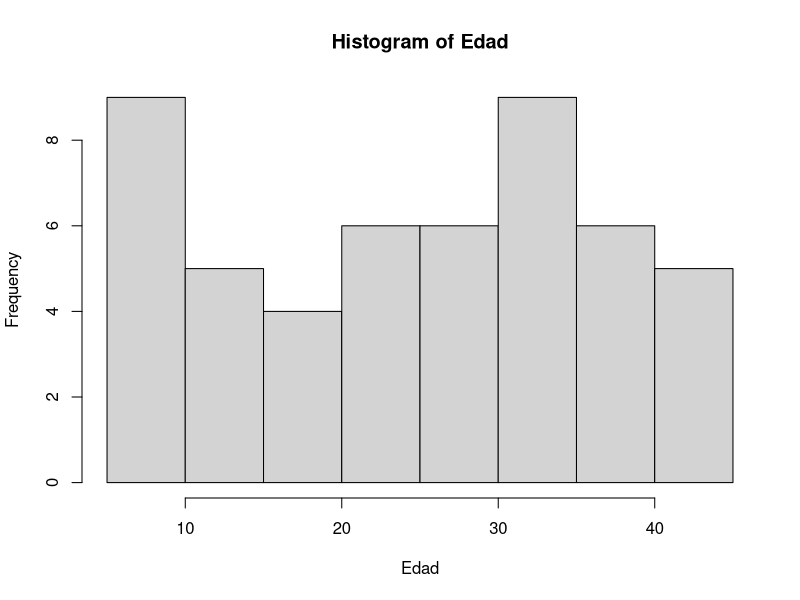

This chart was generated by the following R code: (Note: this script raises an error after producing the figure.)
## ---- chunk 1
knitr::opts_chunk$set(echo = TRUE)
## ---- chunk 2
install.packages("tidyverse")
set.seed(3589)
?set.seed
rnorm(5)
## ---- chunk 3
set.seed(3589)
rnorm(5)
## ---- chunk 4
set.seed(3589)
ID <- seq(1, 50, by = 1)
Edad <- as.integer(runif(50, min = 5, max = 50 ))
Años <- rep("años", 50)
nom <-c("JUAN","MARIO","JOSE","MARIA","ALEJANDRA","CAMILA","ROXANA","JORGE")
apel <- c("MERCADO","CUERVO","MORALES","AGUILAR","RAMIREZ","PERALTA","OCAMPO","ROMERO")
nom_base <- sample(nom,50,replace = TRUE)
apel_base <- sample(apel,50,replace = TRUE)
Noms <- sample(nom_base, 50)
ApesP <- sample(apel_base, 50)
ApesM <- sample(apel_base, 50)
Nombres <- paste(Noms,ApesP,ApesM)
rm(apel,nom_base,nom,apel_base,Noms,ApesP,ApesM)
## ---- chunk 5
library(ggplot2)
hist(x = Edad) 
## ---- chunk 6
Base <- paste0("El individuo Número ",ID," se llama ",Nombres," tiene ",Edad," ",Años," de edad")
## ---- chunk 7
for (i in 1:length(Nombres)){
  Nombre <- Nombres[i] 
  Edades <- Edad[i]
  Año <-Años[i]
  
if (!startsWith(Nombre, 'J') && Edades %% 2 != 0) { print(paste(Nombre, "tiene", Edades, Año)) } } 

## ---- chunk 8
Fun_Vec <- function(vector) 

{ 
  promedio <- mean(vector) 
  desviacion_estandar <- sd(vector) 

return(list(promedio = promedio, desviacion_estandar = desviacion_estandar)) 
}

Result <- Fun_Vec(Edad) 
cat("Edad promedio:", Result$promedio, "\n") 
cat("Desviación estándar:", Result$desviacion_estandar, "\n")
## ---- chunk 9
Fun_Vec <- function(vector) 
{ 
  promedio <- mean(vector) 
  desviacion_estandar <- sd(vector) 
Vect_Estan <- (vector - promedio) / desviacion_estandar

return(list(
  Vect_Estan = Vect_Estan,
  promedio = promedio,
  desviacion_estandar = desviacion_estandar
))
  }

## ---- chunk 10
eda_dstd <- Fun_Vec(Edad) 
print(eda_dstd)
## ---- chunk 11
set.seed(3589)
n <- 50

#Generación_de Variables
salario_1 <- 2 + 3 * eda_dstd + e
Indice_de_Salud <- 5 - 3 * eda_dstd - eda_dstd^2 + e
Experiencia <- 2 + e

